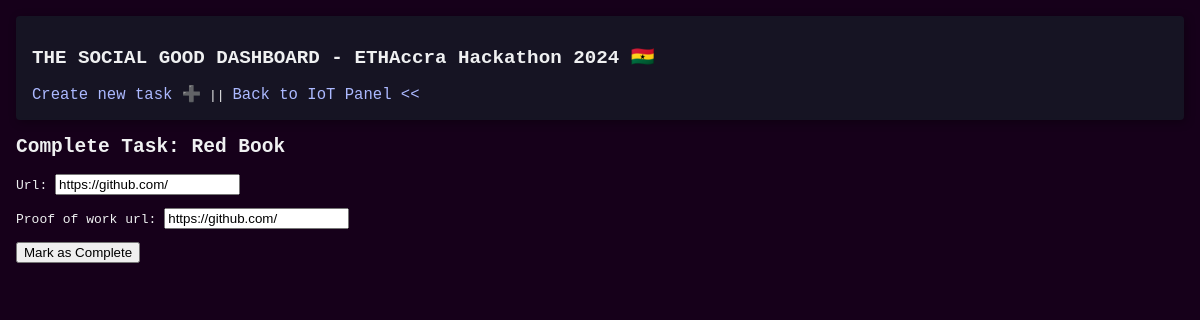
Screenshot of /task/2/complete/ (signed in) with the database file from the repository.
### client/models.py (models this page shows, shortened)
class Task(models.Model):
    title = models.CharField(max_length=200)
    description = models.TextField()
    image = models.ImageField(upload_to='task_images/', blank=True, null=True)
    url = models.URLField()
    amount = models.DecimalField(max_digits=10, decimal_places=2)
    created_at = models.DateTimeField(auto_now_add=True)
    is_completed = models.BooleanField(default=False)
    completed_by = models.ForeignKey(User, blank=True, null=True, on_delete=models.SET_NULL)
    proof_of_work_url = models.URLField(blank=True, null=True)

### client/views.py (the view)
# urls.py: path('task/<int:pk>/complete/', views.task_complete, name='task_complete'),
@login_required
def task_complete(request, pk):
    task = get_object_or_404(Task, pk=pk)
    if request.method == "POST":
        form = TaskCompleteForm(request.POST, instance=task)
        if form.is_valid():
            task.is_completed = True
            task.completed_by = request.user
            form.save()
            return redirect('task_list')
    else:
        form = TaskCompleteForm(instance=task)
    return render(request, 'task_complete.html', {'form': form, 'task': task})

### client/forms.py
class TaskCompleteForm(forms.ModelForm):
    class Meta:
        model = Task
        fields = ['url', 'proof_of_work_url']

### templates/task_complete.html (shortened to what this page needs)
{% extends 'base.html' %}
{% block content %}
  <h2>Complete Task: {{ task.title }}</h2>
  <form method="post">
    {{ form.as_p }}
    <button type="submit">Mark as Complete</button>
  </form>
{% endblock %}

### staticfiles/client/css/home.css (style rules this page uses)
body { background-color: #16001a; background-image: url("https://www.transparenttextures.com/patterns/asfalt-light.png"); color: #eff0f1; font-family: monospace; padding: 1rem; margin: 0; }

### rows the page displays
Task: title "Red Book", url "https://github.com/", proof_of_work_url "https://github.com/"
